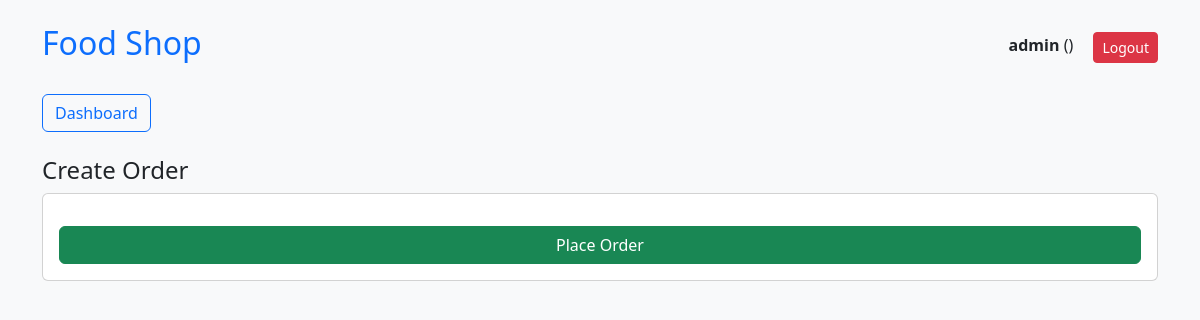
Before: /order/ (signed in) with the older database file.
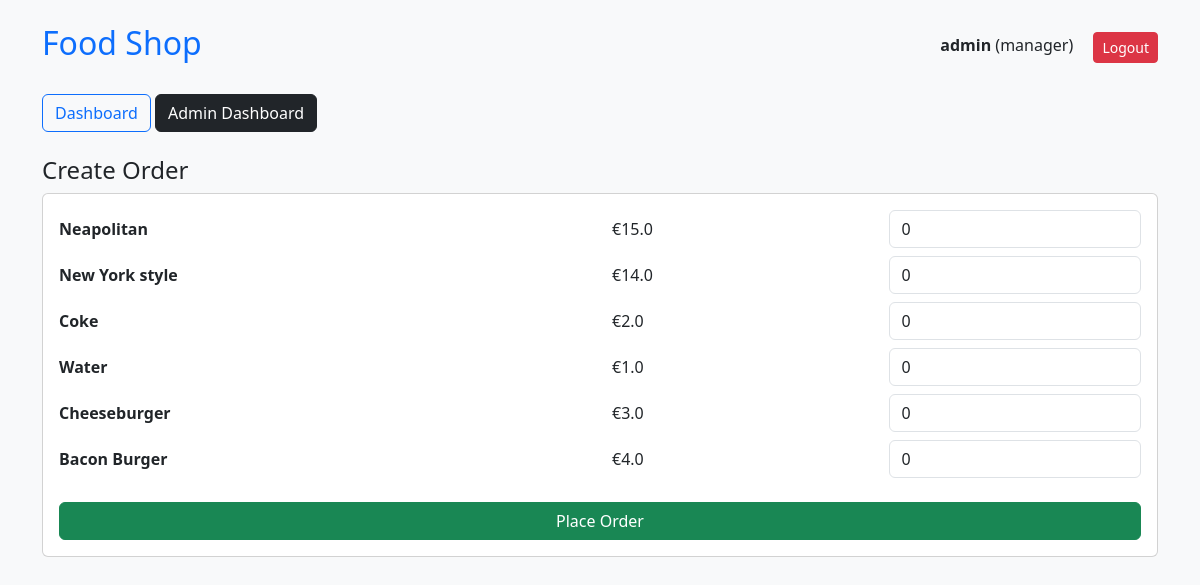
After: the same page with the newer database file.
### core/models.py (models this page shows, shortened)
class User(AbstractUser):
    ROLE_CHOICES = (
        ('customer', 'Customer'),
        ('staff', 'Staff'),
        ('manager', 'Manager'),
    )
    role = models.CharField(max_length=10, choices=ROLE_CHOICES)

class FoodItem(models.Model):
    name = models.CharField(max_length=100)
    price = models.FloatField()
    category = models.ForeignKey(Category, on_delete=models.CASCADE)

### core/views.py (the view, shortened to what this page needs)
# urls.py: path('order/', views.create_order),
@login_required
def create_order(request):
    items = FoodItem.objects.all()
    return render(request, 'order.html', {'items': items})

### core/templates/order.html (shortened to what this page needs)
{% extends 'base.html' %}
{% block content %}
<h4>Create Order</h4>
<form method="post" class="card p-3">
{% for item in items %}
    <div class="row mb-2 align-items-center">
        <div class="col-6">
            <b>{{item.name}}</b>
        </div>
        <div class="col-3">
            €{{item.price}}
        </div>
        <div class="col-3">
            <input type="number" class="form-control" name="item_{{item.id}}" value="0" min="0">
        </div>
    </div>
{% endfor %}
<button class="btn btn-success mt-3">Place Order</button>
</form>
{% endblock %}

### core/templates/base.html (shortened to what this page needs)
<!DOCTYPE html>
<html>
<head>
    <link href="https://cdn.jsdelivr.net/npm/bootstrap@5.3.0/dist/css/bootstrap.min.css" rel="stylesheet">
</head>
<body class="bg-light">
<div class="container mt-4">
    <div class="d-flex justify-content-between align-items-center mb-4">
        <h2 class="text-primary">Food Shop</h2>
        <div>
            <span class="me-3">
                <b>{{request.user.username}}</b> ({{request.user.role}})
            </span>
            <a href="/logout/" class="btn btn-danger btn-sm">Logout</a>
        </div>
    </div>
    <div class="mb-4">
        <a href="/" class="btn btn-outline-primary">Dashboard</a>
        {% if request.user.role == "manager" %}
            <a href="/admin-dashboard/" class="btn btn-dark">Admin Dashboard</a>
        {% endif %}
    </div>
    {% block content %}{% endblock %}
</div>
</body>
</html>

Changed rows visible on the page:
changed User "admin": user.role (not shown) → "manager"; role empty → "manager" (drawn)
added FoodItem: name "Neapolitan", price "15.0"
added FoodItem: name "New York style", price "14.0"
added FoodItem: name "Coke", price "2.0"
added FoodItem: name "Water", price "1.0"
added FoodItem: name "Cheeseburger", price "3.0"
added FoodItem: name "Bacon Burger", price "4.0"
Other visible differences:
text now shown: "Admin Dashboard"
